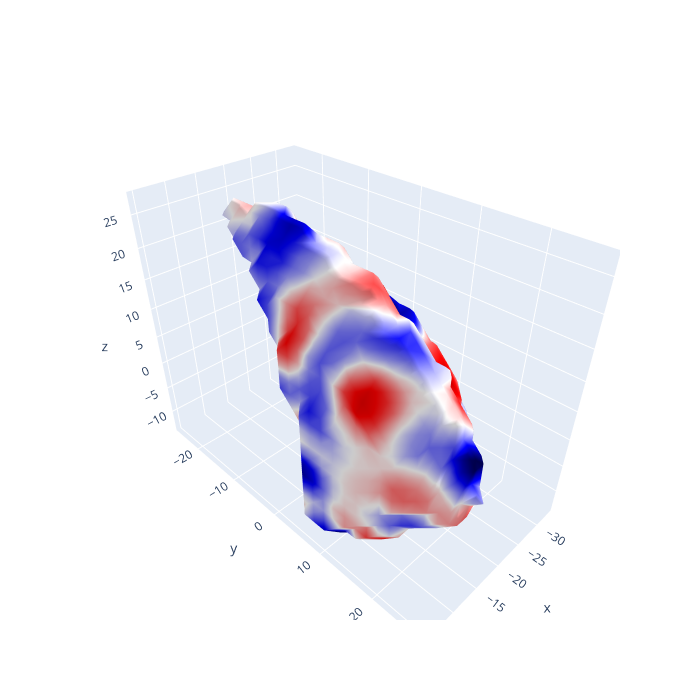
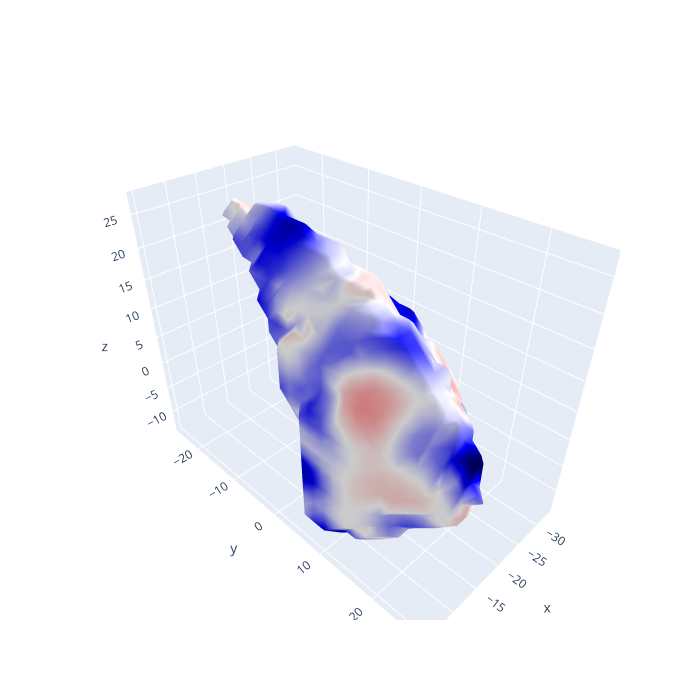

The cell these charts' notebook holds for them, in order:
### Markdown cell above
### nifti_to_tetmesh interp

### Code cell
plot_mesh_data(vol, solver.emodes[:, -1], cmap_center=0)
mode_nifti = tetmesh_to_nifti(solver.emodes[:, -1], solver.geometry, nifti)

mode_tetmesh = nifti_to_tetmesh(mode_nifti, vol)
plot_mesh_data(vol, mode_tetmesh, cmap_center=0)

# Print correlation between original and interpolated values at vertex locations
corr = np.corrcoef(solver.emodes[:, -1], mode_tetmesh)[0, 1]
print(f'Correlation between original and interpolated values at vertices: {corr:.4f}')

### Figure 1 — Plotly figure (JSON) as saved in the notebook; plotly's stock layout.template omitted (floating-point values rounded to 4 significant figures; data arrays with more than 128 entries replaced by an {"elided": "..."} marker saying what was removed)
{"data": [{"cmax": 0.03548, "cmin": -0.03548, "colorscale": {"elided": "256x2 mixed values"}, "flatshading": false, "i": {"elided": "3538 int values"}, "intensity": {"elided": "1765 float values"}, "j": {"elided": "3538 int values"}, "k": {"elided": "3538 int values"}, "showscale": false, "type": "mesh3d", "x": {"elided": "1765 float values"}, "y": {"elided": "1765 float values"}, "z": {"elided": "1765 float values"}}], "layout": {"height": 700, "scene": {"aspectmode": "data"}, "width": 700}}

### Figure 2 — Plotly figure (JSON) as saved in the notebook; plotly's stock layout.template omitted (floating-point values rounded to 4 significant figures; data arrays with more than 128 entries replaced by an {"elided": "..."} marker saying what was removed)
{"data": [{"cmax": 0.03419, "cmin": -0.03419, "colorscale": {"elided": "256x2 mixed values"}, "flatshading": false, "i": {"elided": "3538 int values"}, "intensity": {"elided": "1765 float values"}, "j": {"elided": "3538 int values"}, "k": {"elided": "3538 int values"}, "showscale": false, "type": "mesh3d", "x": {"elided": "1765 float values"}, "y": {"elided": "1765 float values"}, "z": {"elided": "1765 float values"}}], "layout": {"height": 700, "scene": {"aspectmode": "data"}, "width": 700}}
